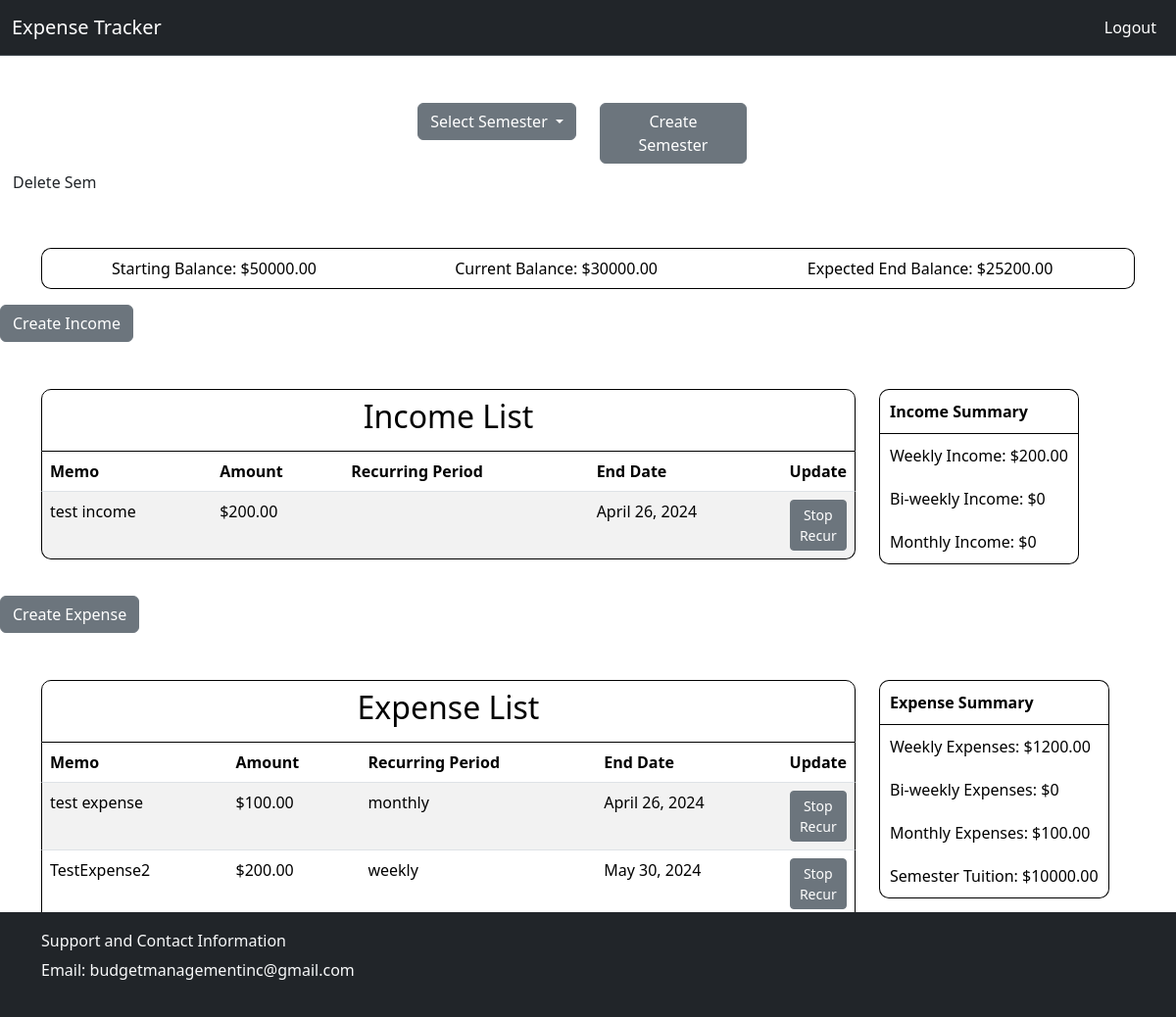
The page /semester/1 (signed in) on the database as committed earlier.
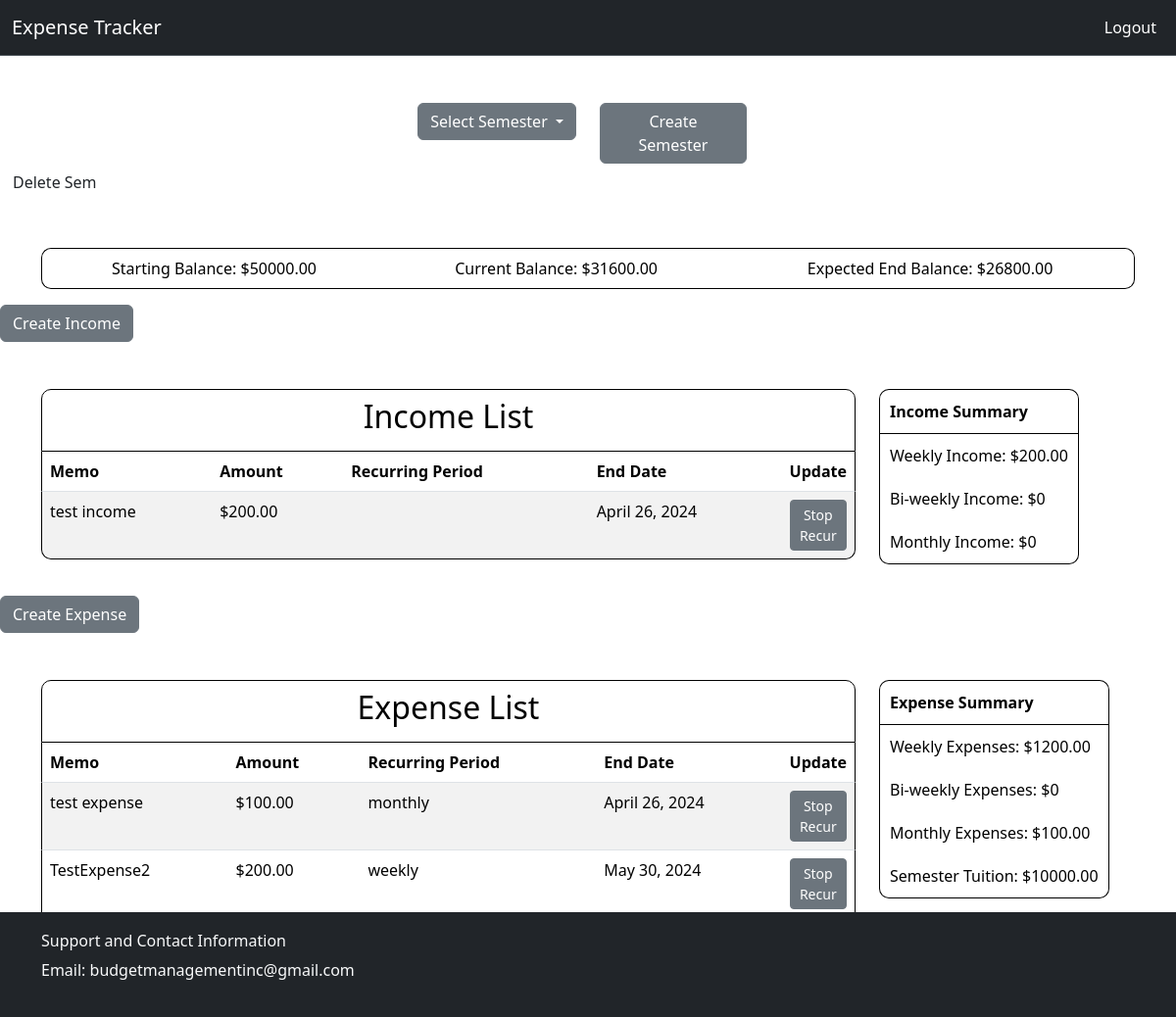
The same page on the database as committed later.
### budget/models.py (models this page shows)
class Semester(models.Model):
    semester_id = models.AutoField(primary_key=True)
    student_id = models.ForeignKey(settings.AUTH_USER_MODEL, on_delete=models.CASCADE, null=True, blank=True)
    semester_name = models.CharField(max_length = 30)
    start_date = models.DateField()
    end_date = models.DateField()
    starting_balance = models.DecimalField(decimal_places=2, max_digits=10)
    semester_tuition = models.DecimalField(decimal_places=2, max_digits=10)
    current_balance = models.DecimalField(decimal_places=2, max_digits=10)

### budget/views.py (the view)
# urls.py: path('semester/<int:pk>', views.semester, name='semester'),
def semester(request, pk):
    if not(request.user.is_authenticated):
        return redirect('home')
    else:
        user_pk = request.user.pk
        semesters = Semester.objects.filter(student_id = user_pk)
        current_semester = Semester.objects.get(pk=pk)
        incomes = Income.objects.filter(semester_id=pk)
        expenses = Expense.objects.filter(semester_id=pk)
        semester_name = current_semester.semester_name
        starting_balance = current_semester.starting_balance
        tuition = current_semester.semester_tuition
        to_date_expense = to_date_sum(expenses, False)
        to_date_income = to_date_sum(incomes, True)
        current_bal = current_semester.current_balance + (to_date_income - to_date_expense)
        current_semester.current_balance = current_bal
        current_semester.save()
        end_income = end_sum(incomes)
        end_expense = end_sum(expenses)
        end_balance = current_bal + (end_income - end_expense)
        income_summary = {'weekly': 0, 'biweekly': 0, 'monthly': 0}
        for income in incomes:
            if income.is_recurring:
                match income.recurring_period:
                    case 'weekly': income_summary['weekly'] += income.amount
                    case 'biweekly': income_summary['biweekly'] += income.amount
                    case 'monthly': income_summary['monthly'] += income.amount
        expense_summary = {'weekly': 0, 'biweekly': 0, 'monthly': 0}
        for expense in expenses:
            if expense.is_recurring:
                match expense.recurring_period:
                    case 'weekly': expense_summary['weekly'] += expense.amount
                    case 'biweekly': expense_summary['biweekly'] += expense.amount
                    case 'monthly': expense_summary['monthly'] += expense.amount
        context = {
           'semester_list': semesters,
           'current_semester': current_semester.pk,
           'semester_name': semester_name,
           'incomes': incomes,
            'expenses': expenses,
            'start_bal': starting_balance,
            'current_bal': current_bal,
            'end_bal': end_balance,
            'income_weekly': income_summary['weekly'],
            'income_biweekly': income_summary['biweekly'],
            'income_monthly': income_summary['monthly'],
            'expense_weekly': expense_summary['weekly'],
            'expense_biweekly': expense_summary['biweekly'],
            'expense_monthly': expense_summary['monthly'],
            'tuition': tuition,
        }
        return render(request, 'budget/semester_view.html', context=context)

### budget/templates/budget/semester_view.html (shortened to what the changed rows need)
{% extends './home.html' %}
{% load static %}
{% block style %}
    <link rel="stylesheet" href="{% static 'css/semester_tables.css' %}" />
{% endblock style %}
{%block semester %}
<div class="container pt-5">
    <table class="table overall-summary">
        <tr>
            <td>Starting Balance: ${{start_bal}}</td>
            <td>Current Balance: ${{current_bal}}</td>
            <td>Expected End Balance: ${{end_bal}}</td>
        </tr>
    </table>
</div>
<div class="container pt-5 pb-3">
    <div class="row">
        {% if incomes %}
        <div class="col-sm-9">
        <table class="table table-striped table-list">
            <thead>
                <tr>
                    <th colspan="5"><h2>Income List</h2></th>
                </tr>
                <tr>
                    <th>Memo</th>
                    <th>Amount</th>
                    <th>Recurring Period</th>
                    <th>End Date</th>
                    <th style="width: 20px;">Update</th>
                </tr>
            </thead>
        </table>
        </div>
        <div class="col-sm-3">
            <table class="table  summary">
                <thead>
                    <th>Income Summary</th>
                </thead>
            </table>
        </div>
    {% else %}
    <h5><strong>There are no current incomes associated with this semester.
        Click the 'Create Income' link in the navbar to add your first income to this semester!
    </strong></h5>
    {% endif %}
    </div>
</div>
<div class="container pt-5 pb-3">
    <div class="row">
        {% if expenses %}
        <div class="col-sm-9">
            <table class="table table-striped table-list">
                <thead>
                    <tr>
                        <th colspan="5"><h2>Expense List</h2></th>
                    </tr>
                    <tr>
                        <th>Memo</th>
                        <th>Amount</th>
                        <th>Recurring Period</th>
                        <th>End Date</th>
                        <th style="width: 20px;">Update</th>
                    </tr>
                </thead>
                {% for expense in expenses %}
                    <tr>
                        <td>{{expense.memo}}</td>
                        <td>${{expense.amount}}</td>
                        <td>{{expense.recurring_period}}</td>
                        <td>{{expense.end_date}}</td>
                        <td style="width: 20px;"><a class="btn btn-secondary btn-sm" href="{% url 'stop_expense' expense.pk %}">Stop Recur</td>
                    </tr>
                {% endfor %}
            </table>
        </div>
        <div class="col-sm-3">
            <table class="table table-bordered summary">
                <thead>
                    <th>Expense Summary</th>
                </thead>
                <tr>
                    <td>Weekly Expenses: ${{expense_weekly}}</td>
                </tr>
                <tr>
                    <td>Bi-weekly Expenses: ${{expense_biweekly}}</td>
                </tr>
                <tr>
                    <td>Monthly Expenses: ${{expense_monthly}}</td>
                </tr>
                <tr>
                    <td>Semester Tuition: ${{tuition}}</td>
                </tr>
            </table>
        </div>
    {% else %}
    <h5><strong>There are no current expenses associated with this semester.
        Click the 'Create Expense' link in the navbar to add your first expense to this semester!
    </strong></h5>
    {% endif %}
    </div>
</div>
{% endblock semester %}

Rows that differ between the two databases and show on the page:
changed Semester: current_balance "30000.00" → "31600.00"
Other text that changed with them:
{{ end_bal }}: "25200.00" → "26800.00"
